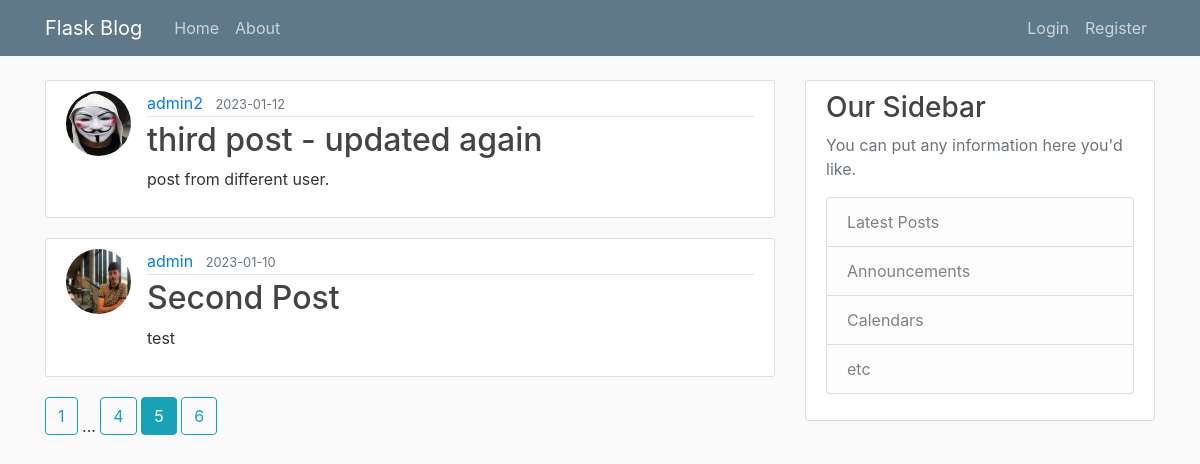
/home?page=5, run on the app's committed database.
### flaskblog/models.py (models this page shows, shortened)
class Post(db.Model):
    id = db.Column(db.Integer, primary_key=True)
    title = db.Column(db.String(100), nullable=False)
    date_posted = db.Column(db.DateTime, nullable=False, default=datetime.utcnow)
    content = db.Column(db.Text, nullable=False)
    user_id = db.Column(db.Integer, db.ForeignKey("user.id"), nullable=False)

class User(db.Model, UserMixin):
    id = db.Column(db.Integer, primary_key=True)
    username = db.Column(db.String(20), unique=True, nullable=False)
    email = db.Column(db.String(120), unique=True, nullable=False)
    image_file = db.Column(db.String(20), nullable=False, default="default.jpg")
    password = db.Column(db.String(60), nullable=False)
    posts = db.relationship(
        "Post", backref="author", lazy=True
    )  # backref isn't the actual column in Post, but lets us access who is the user that created that post

### flaskblog/routes.py (the view)
@app.route("/")
@app.route("/home")
def home():
    page = request.args.get("page", 1, type=int)  # http://127.0.0.1:5000/home?page=1
    posts = Post.query.order_by(Post.date_posted.desc()).paginate(
        page=page, per_page=2
    )  # show newer posts first, paginate
    return render_template("home.html", posts=posts)

### flaskblog/templates/home.html
{% extends "layout.html" %} {% block content %} {% for post in posts.items %}
<article class="media content-section">
  <img
    class="rounded-circle article-img"
    src="{{ url_for('static', filename='profile_pics/' + post.author.image_file) }}"
  />
  <div class="media-body">
    <div class="article-metadata">
      <a class="mr-2" href="#">{{ post.author.username }}</a>
      <small class="text-muted"
        >{{ post.date_posted.strftime('%Y-%m-%d') }}</small
      >
    </div>
    <h2>
      <a class="article-title" href="{{ url_for('post', post_id=post.id) }}"
        >{{ post.title }}</a
      >
    </h2>
    <p class="article-content">{{ post.content }}</p>
  </div>
</article>
{% endfor %} {% for page_num in posts.iter_pages(left_edge=1, right_edge=1,
left_current=1, right_current=2) %} {% if page_num %} {% if posts.page ==
page_num %}
<a class="btn btn-info mb-4" href="{{ url_for('home', page=page_num) }}"
  >{{ page_num }}</a
>
{% else %}
<a class="btn btn-outline-info mb-4" href="{{ url_for('home', page=page_num) }}"
  >{{ page_num }}</a
>
{% endif %} {% else %} ... {% endif %} {% endfor %} {% endblock content %}

### flaskblog/static/main.css (style rules this page uses)
body { background: #fafafa; color: #333333; margin-top: 5rem; }
h1, h2, h3, h4, h5, h6 { color: #444444; }
.content-section { background: #ffffff; padding: 10px 20px; border: 1px solid #dddddd; border-radius: 3px; margin-bottom: 20px; }
.article-title { color: #444444; }
.article-content { white-space: pre-line; }
.article-img { height: 65px; width: 65px; margin-right: 16px; }
.article-metadata { padding-bottom: 1px; margin-bottom: 4px; border-bottom: 1px solid #e3e3e3 }

### data on the page
Post: image_file (placeholder picture), author.username "admin2", date_posted "2023-01-12", title "third post - updated again", content "post from different user."
Post: image_file (picture), author.username "admin", date_posted "2023-01-10", title "Second Post", content "test"

### other printed values
{{ page_num }} "1" "4" "6"
{{ page_num }} "5"
